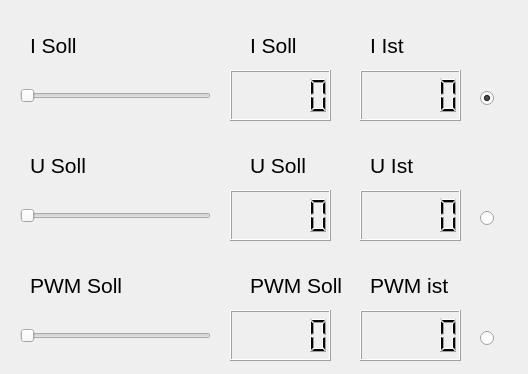
<?xml version="1.0" encoding="UTF-8"?>
<ui version="4.0">
 <class>Widget</class>
 <widget class="QWidget" name="Widget">
  <property name="geometry">
   <rect>
    <x>0</x>
    <y>0</y>
    <width>528</width>
    <height>374</height>
   </rect>
  </property>
  <property name="windowTitle">
   <string>Widget</string>
  </property>
  <widget class="QLCDNumber" name="lcdNumber_Iist">
   <property name="geometry">
    <rect>
     <x>360</x>
     <y>70</y>
     <width>101</width>
     <height>51</height>
    </rect>
   </property>
  </widget>
  <widget class="QSlider" name="horizontalSlider_Isoll">
   <property name="geometry">
    <rect>
     <x>20</x>
     <y>70</y>
     <width>191</width>
     <height>51</height>
    </rect>
   </property>
   <property name="maximum">
    <number>500</number>
   </property>
   <property name="orientation">
    <enum>Qt::Horizontal</enum>
   </property>
  </widget>
  <widget class="QLCDNumber" name="lcdNumber_Isoll">
   <property name="geometry">
    <rect>
     <x>230</x>
     <y>70</y>
     <width>101</width>
     <height>51</height>
    </rect>
   </property>
  </widget>
  <widget class="QLabel" name="label">
   <property name="geometry">
    <rect>
     <x>30</x>
     <y>30</y>
     <width>91</width>
     <height>31</height>
    </rect>
   </property>
   <property name="font">
    <font>
     <pointsize>16</pointsize>
    </font>
   </property>
   <property name="text">
    <string>I Soll</string>
   </property>
  </widget>
  <widget class="QLabel" name="label_2">
   <property name="geometry">
    <rect>
     <x>250</x>
     <y>30</y>
     <width>91</width>
     <height>31</height>
    </rect>
   </property>
   <property name="font">
    <font>
     <pointsize>16</pointsize>
    </font>
   </property>
   <property name="text">
    <string>I Soll</string>
   </property>
  </widget>
  <widget class="QLabel" name="label_3">
   <property name="geometry">
    <rect>
     <x>370</x>
     <y>30</y>
     <width>91</width>
     <height>31</height>
    </rect>
   </property>
   <property name="font">
    <font>
     <pointsize>16</pointsize>
    </font>
   </property>
   <property name="text">
    <string>I Ist</string>
   </property>
  </widget>
  <widget class="QLabel" name="label_4">
   <property name="geometry">
    <rect>
     <x>250</x>
     <y>150</y>
     <width>91</width>
     <height>31</height>
    </rect>
   </property>
   <property name="font">
    <font>
     <pointsize>16</pointsize>
    </font>
   </property>
   <property name="text">
    <string>U Soll</string>
   </property>
  </widget>
  <widget class="QSlider" name="horizontalSlider_Usoll">
   <property name="geometry">
    <rect>
     <x>20</x>
     <y>190</y>
     <width>191</width>
     <height>51</height>
    </rect>
   </property>
   <property name="maximum">
    <number>500</number>
   </property>
   <property name="orientation">
    <enum>Qt::Horizontal</enum>
   </property>
  </widget>
  <widget class="QLCDNumber" name="lcdNumber_Uist">
   <property name="geometry">
    <rect>
     <x>360</x>
     <y>190</y>
     <width>101</width>
     <height>51</height>
    </rect>
   </property>
  </widget>
  <widget class="QLabel" name="label_5">
   <property name="geometry">
    <rect>
     <x>30</x>
     <y>150</y>
     <width>91</width>
     <height>31</height>
    </rect>
   </property>
   <property name="font">
    <font>
     <pointsize>16</pointsize>
    </font>
   </property>
   <property name="text">
    <string>U Soll</string>
   </property>
  </widget>
  <widget class="QLCDNumber" name="lcdNumber_Usoll">
   <property name="geometry">
    <rect>
     <x>230</x>
     <y>190</y>
     <width>101</width>
     <height>51</height>
    </rect>
   </property>
  </widget>
  <widget class="QLabel" name="label_6">
   <property name="geometry">
    <rect>
     <x>370</x>
     <y>150</y>
     <width>91</width>
     <height>31</height>
    </rect>
   </property>
   <property name="font">
    <font>
     <pointsize>16</pointsize>
    </font>
   </property>
   <property name="text">
    <string>U Ist</string>
   </property>
  </widget>
  <widget class="QLabel" name="label_7">
   <property name="geometry">
    <rect>
     <x>250</x>
     <y>270</y>
     <width>91</width>
     <height>31</height>
    </rect>
   </property>
   <property name="font">
    <font>
     <pointsize>16</pointsize>
    </font>
   </property>
   <property name="text">
    <string>PWM Soll</string>
   </property>
  </widget>
  <widget class="QLCDNumber" name="lcdNumber_PWMist">
   <property name="geometry">
    <rect>
     <x>360</x>
     <y>310</y>
     <width>101</width>
     <height>51</height>
    </rect>
   </property>
  </widget>
  <widget class="QLabel" name="label_8">
   <property name="geometry">
    <rect>
     <x>30</x>
     <y>270</y>
     <width>91</width>
     <height>31</height>
    </rect>
   </property>
   <property name="font">
    <font>
     <pointsize>16</pointsize>
    </font>
   </property>
   <property name="text">
    <string>PWM Soll</string>
   </property>
  </widget>
  <widget class="QSlider" name="horizontalSlider_PWMsoll">
   <property name="geometry">
    <rect>
     <x>20</x>
     <y>310</y>
     <width>191</width>
     <height>51</height>
    </rect>
   </property>
   <property name="maximum">
    <number>500</number>
   </property>
   <property name="orientation">
    <enum>Qt::Horizontal</enum>
   </property>
  </widget>
  <widget class="QLabel" name="label_9">
   <property name="geometry">
    <rect>
     <x>370</x>
     <y>270</y>
     <width>91</width>
     <height>31</height>
    </rect>
   </property>
   <property name="font">
    <font>
     <pointsize>16</pointsize>
    </font>
   </property>
   <property name="text">
    <string>PWM ist</string>
   </property>
  </widget>
  <widget class="QLCDNumber" name="lcdNumber_PWMsoll">
   <property name="geometry">
    <rect>
     <x>230</x>
     <y>310</y>
     <width>101</width>
     <height>51</height>
    </rect>
   </property>
  </widget>
  <widget class="QRadioButton" name="radioButton_I">
   <property name="geometry">
    <rect>
     <x>480</x>
     <y>90</y>
     <width>82</width>
     <height>17</height>
    </rect>
   </property>
   <property name="text">
    <string/>
   </property>
   <property name="checked">
    <bool>true</bool>
   </property>
  </widget>
  <widget class="QRadioButton" name="radioButton_U">
   <property name="geometry">
    <rect>
     <x>480</x>
     <y>210</y>
     <width>82</width>
     <height>17</height>
    </rect>
   </property>
   <property name="text">
    <string/>
   </property>
  </widget>
  <widget class="QRadioButton" name="radioButton_PWM">
   <property name="geometry">
    <rect>
     <x>480</x>
     <y>330</y>
     <width>82</width>
     <height>17</height>
    </rect>
   </property>
   <property name="text">
    <string/>
   </property>
  </widget>
 </widget>
 <layoutdefault spacing="6" margin="11"/>
 <resources/>
 <connections/>
</ui>
